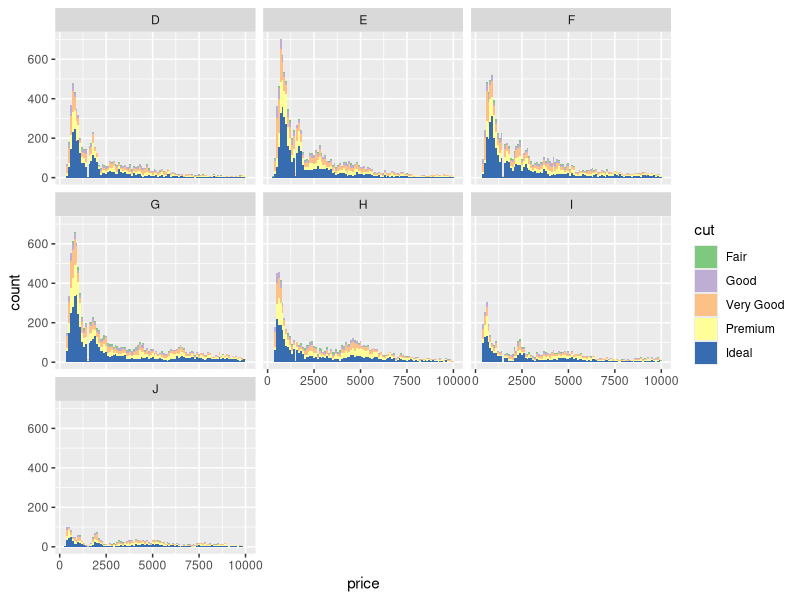
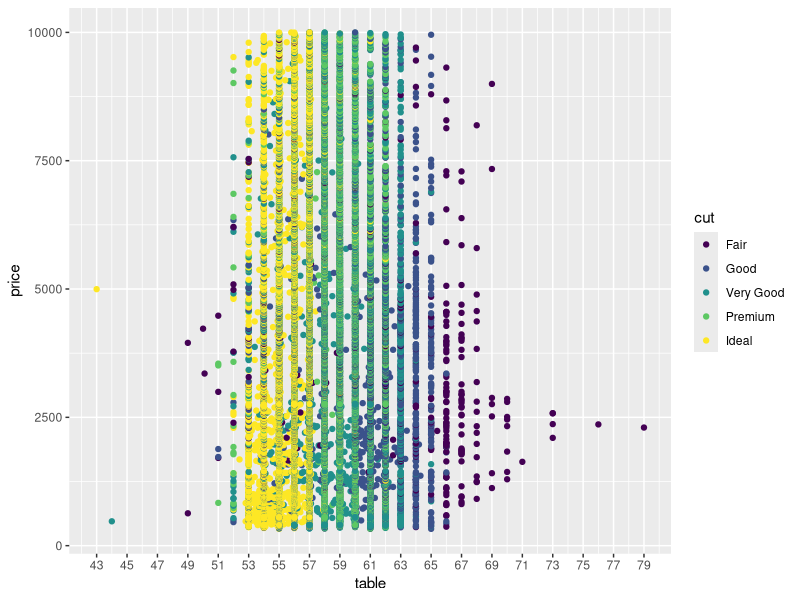
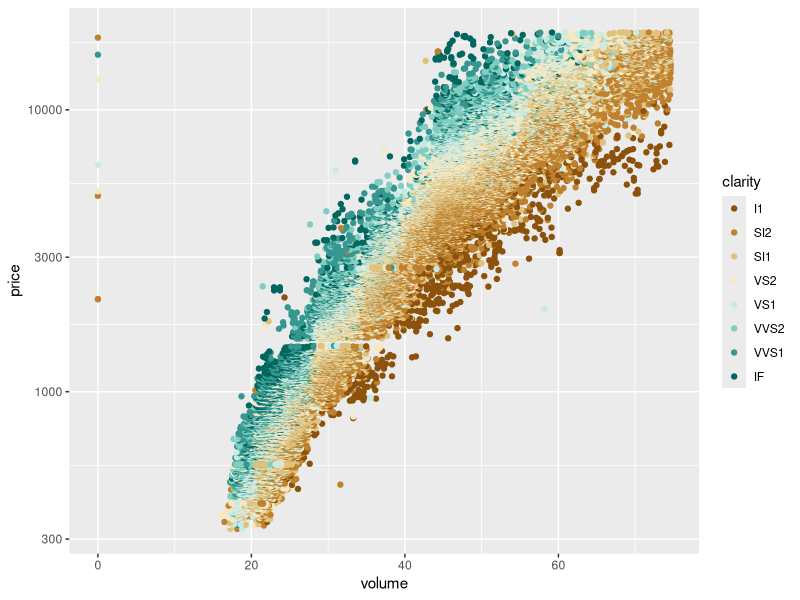
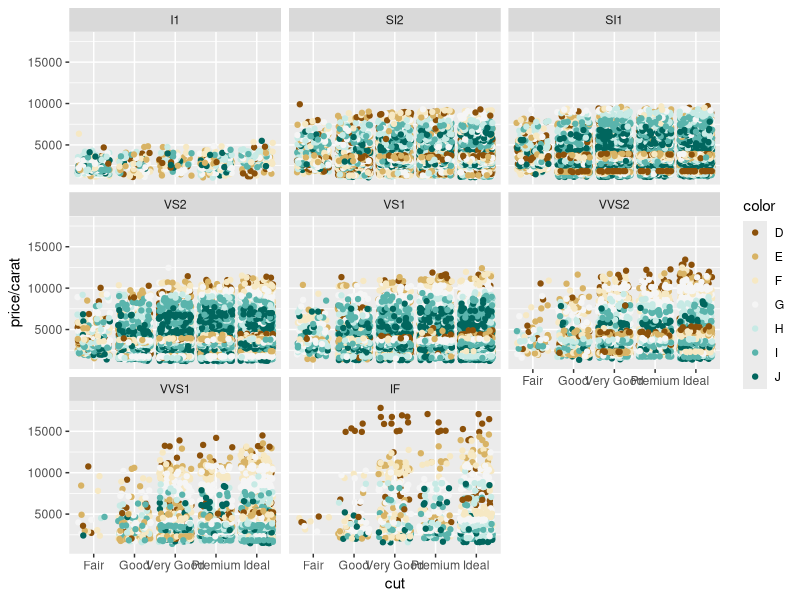

Reproduce these figures in R, in order.
# Multivariate Analysis

library(ggplot2)
library(ggthemes)
library(gridExtra)
library(scales)
library(dplyr)

# load dataset 
data("diamonds")

# find all info available on the dataset 
help("diamonds")

# Create a histogram of diamond prices.
# Facet the histogram by diamond color
# and use cut to color the histogram bars.

# The plot should look something like this.
# http://i.imgur.com/b5xyrOu.jpg

ggplot(data = subset(diamonds, (price < 10000)), aes(x=price)) + 
  geom_histogram(aes(fill = cut), binwidth = 100) + 
  facet_wrap(~color) +
  scale_fill_brewer(type = 'qual')

# Create a scatterplot of diamond price vs.
# table and color the points by the cut of
# the diamond.

# The plot should look something like this.
# http://i.imgur.com/rQF9jQr.jpg

ggplot(data = subset(diamonds, (price < 10000)), aes(x=table, y=price, color=cut)) + 
  geom_point() + 
  scale_x_continuous(breaks = seq(43,95,2), labels = seq(43,95,2)) +
  scale_fill_brewer(type = 'qual')

# Create a scatterplot of diamond price vs.
# volume (x * y * z) and color the points by
# the clarity of diamonds. Use scale on the y-axis
# to take the log10 of price. You should also
# omit the top 1% of diamond volumes from the plot.

# Note: Volume is a very rough approximation of
# a diamond's actual volume.

# The plot should look something like this.
# http://i.imgur.com/excUpea.jpg

diamonds$volume <- diamonds$x * diamonds$y + diamonds$z

ggplot(data = subset(diamonds, volume < quantile(volume,probs = 0.99)), 
       aes(x=volume,y=price, color = clarity)) +
  geom_point() +
  scale_y_log10() +
  scale_color_brewer(type = 'div')

# Create a scatter plot of the price/carat ratio
# of diamonds. The variable x should be
# assigned to cut. The points should be colored
# by diamond color, and the plot should be
# faceted by clarity.

# The plot should look something like this.
# http://i.imgur.com/YzbWkHT.jpg.

ggplot(diamonds, aes(x = cut, y = price/carat, color= color)) +
  geom_jitter() + 
  facet_wrap(~ clarity) +
  scale_color_brewer(type = 'div')